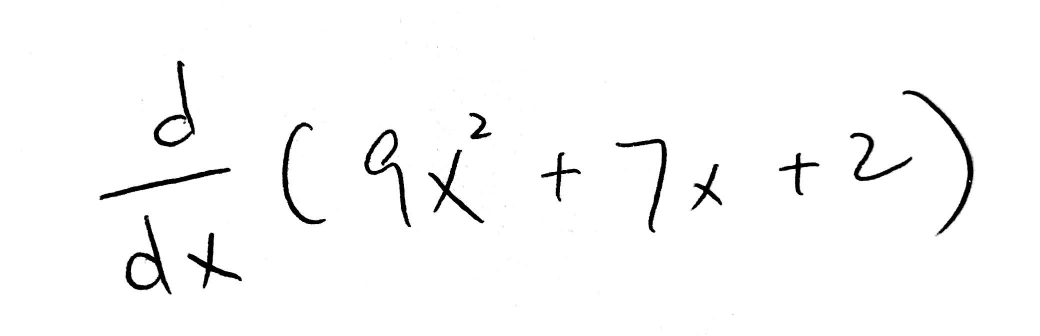
#> input picture IMG_0151.JPG, 2080 x 672 px, found by its file name (shown at 1/2 size)
$ python untitled0.py
#> lines starting #> are read from the running program, lines starting #| are printed output that depends on the picture; after the words box and inside, x2 and y2 are one past the last pixel; in counts of white or black regions, pixels touching at a corner belong together
# -*- coding: utf-8 -*-
"""
Created on Sat Mar  7 15:15:10 2020

@author: swagj
"""


from __future__ import print_function
import cv2 as cv
import numpy as np
import argparse
import random as rng

rng.seed(12345)

def thresh_callback(val):
    threshold = val

    # Detect edges using Canny
    canny_output = cv.Canny(src_gray, threshold, threshold * 2)

    # Find contours
    contours, hierarchy = cv.findContours(canny_output, cv.RETR_TREE, cv.CHAIN_APPROX_SIMPLE)

    # Draw contours
    drawing = np.zeros((canny_output.shape[0], canny_output.shape[1], 3), dtype=np.uint8)
    for i in range(len(contours)):
        color = (rng.randint(0,256), rng.randint(0,256), rng.randint(0,256))
        cv.drawContours(drawing, contours, i, color, 2, cv.LINE_8, hierarchy, 0)

    # Show in a window
    cv.imshow('Contours', drawing)

# Load source image
parser = argparse.ArgumentParser(description='Code for Finding contours in your image tutorial.')
parser.add_argument('--input', help='Path to input image.', default=r'C:/Users/swagj/Documents/GitHub/MTeX/IMG_0151.JPG')
args = parser.parse_args()

src = cv.imread(cv.samples.findFile(args.input))
#> src is the input picture: shape (672, 2080, 3); min 0, max 255, mean 249.2
if src is None:
    print('Could not open or find the image:', args.input)
    exit(0)

# Convert image to gray and blur it
src_gray = cv.cvtColor(src, cv.COLOR_BGR2GRAY)
src_gray = cv.blur(src_gray, (3,3))

# Create Window
source_window = 'Source'
cv.namedWindow(source_window)
cv.imshow(source_window, src)
max_thresh = 255
thresh = 100 # initial threshold
cv.createTrackbar('Canny Thresh:', source_window, thresh, max_thresh, thresh_callback)
thresh_callback(thresh)
#> in thresh_callback, `canny_output = cv.Canny(src_gray, threshold, threshold * 2)`:
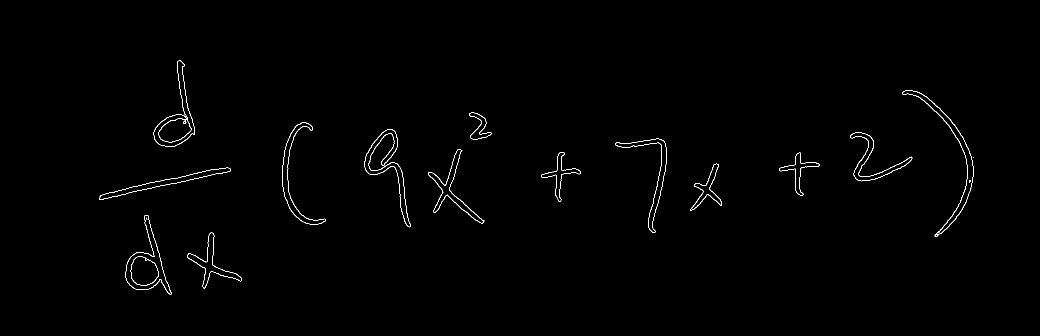
#> canny_output: shape (672, 2080) (shown at 1/2 size); 0.59% white in thin lines or dots, all inside (x1, y1, x2, y2) = (199, 121, 1947, 589)
#> in thresh_callback, `contours, hierarchy = cv.findContours(canny_output, cv.RETR_TREE, cv.C..`: contours = 37 contours, 8 with area under 20; largest, box (x1, y1, x2, y2) and area: (307, 121, 390, 294) 5002, (1805, 180, 1947, 473) 3678, (1805, 180, 1947, 470) 3378, (728, 258, 822, 455) 3103, (728, 258, 822, 455) 2915
#> the loop in thresh_callback, `for i in range(len(contours)):` made 37 passes
#> color on passes 1 to 8: (213, 5, 152), (188, 99, 138), (223, 82, 191), (63, 221, 133), (89, 95, 181), (46, 211, 85), (75, 105, 39), (97, 174, 164)
#> after the loop in thresh_callback, `for i in range(len(contours)):`:
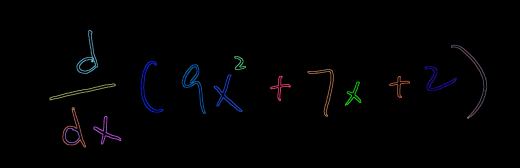
#> drawing: shape (672, 2080, 3) (shown at 1/4 size); mean of channels 0, 1, 2 2.7, 1.9, 1.9; drawn as B, G, R

cv.waitKey()

#%%
import matplotlib.image as img
from scipy.ndimage import sobel
import numpy as np

user_input = img.imread(r'C:/Users/swagj/Documents/GitHub/MTeX/IMG_0151.JPG')

sx = sobel(user_input, axis=0, mode='constant')
sy = sobel(user_input, axis=1, mode='constant')
sob = np.hypot(sx, sy)
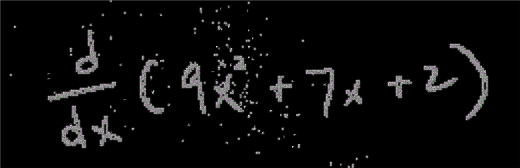
#> sob: shape (672, 2080, 3) float16 (shown at 1/4 size); mean R, G, B 13.7, 13.5, 13.7; drawn with min black and max white

#%%

import cv2
import numpy as np

# load image
img = cv2.imread(r'C:/Users/swagj/Documents/GitHub/MTeX/IMG_0151.JPG')
rsz_img = cv2.resize(img, None, fx=0.25, fy=0.25) # resize since image is huge
gray = cv2.cvtColor(rsz_img, cv2.COLOR_BGR2GRAY) # convert to grayscale

# threshold to get just the signature
retval, thresh_gray = cv2.threshold(gray, thresh=100, maxval=255, type=cv2.THRESH_BINARY)
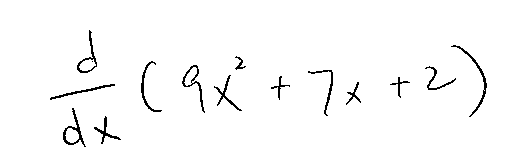
#> thresh_gray: shape (168, 520); 97.9% white; black in thin lines or dots, all inside (x1, y1, x2, y2) = (50, 30, 487, 147)

# find where the signature is and make a cropped region
points = np.argwhere(thresh_gray==0) # find where the black pixels are
#> points = 1874 pairs, first value 30 to 146, second value 50 to 486
points = np.fliplr(points) # store them in x,y coordinates instead of row,col indices
#> points = 1874 pairs, first value 50 to 486, second value 30 to 146
x, y, w, h = cv2.boundingRect(points) # create a rectangle around those points
#> x = 50; y = 30; w = 437; h = 117
x, y, w, h = x-10, y-10, w+20, h+20 # make the box a little bigger
#> x = 40; y = 20; w = 457; h = 137
crop = gray[y:y+h, x:x+w] # create a cropped region of the gray image

# get the thresholded crop
retval, thresh_crop = cv2.threshold(crop, thresh=200, maxval=255, type=cv2.THRESH_BINARY)
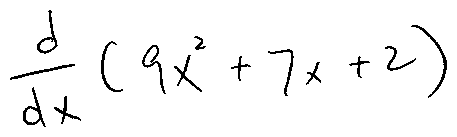
#> thresh_crop: shape (137, 457); 96.4% white; black in thin lines or dots, all inside (x1, y1, x2, y2) = (10, 10, 447, 127)

# display
cv2.imshow("Cropped and thresholded image", thresh_crop)
cv2.waitKey(0)

#%%
import cv2 as cv
import numpy as np
import matplotlib.image as img
import math

img = cv.imread(r'C:/Users/swagj/Documents/GitHub/MTeX/IMG_0151.JPG')
threshold = 100

src_gray = cv.cvtColor(img, cv.COLOR_BGR2GRAY)
src_gray = cv.blur(src_gray, (3,3))

canny_output = cv.Canny(src_gray, threshold, threshold * 2)
contours0, hierarchy = cv.findContours(canny_output, cv.RETR_EXTERNAL, cv.CHAIN_APPROX_SIMPLE)
#> contours0 = 18 contours, 3 with area under 20; largest, box (x1, y1, x2, y2) and area: (307, 121, 390, 294) 5002, (1805, 180, 1947, 473) 3678, (728, 258, 822, 455) 3103, (564, 244, 652, 449) 2651, (199, 335, 462, 400) 2573
contours = [cv.approxPolyDP(cnt, 3, True) for cnt in contours0]
#> contours = 18 contours, 3 with area under 20; largest, box (x1, y1, x2, y2) and area: (307, 121, 390, 293) 4877, (1805, 181, 1946, 473) 3742, (728, 259, 820, 455) 3180, (199, 335, 462, 400) 2944, (564, 244, 652, 449) 2658

drawing = np.zeros((canny_output.shape[0], canny_output.shape[1], 3), dtype=np.uint8)

for i in range(len(contours)):
    clone = np.zeros((img.shape[0], img.shape[1], 3), dtype = np.uint8)
    clone.fill(255)
    if cv.contourArea(contours[i]) > 200:
        cv.drawContours(clone, contours, i, (0,0,0), cv.FILLED)
        [x, y, w, h] = cv.boundingRect(contours[i])
        #cv.rectangle(clone,(int(math.floor(x-w*0.5)),int(math.floor(y-h*0.5))),(x+w*2,y+h*2), (255,0,0), 2)
        crop_img = clone[int(math.floor(y-h*0.5)):y+h*2, int(math.floor(x-w*0.5)):x+w*2]
        cv.imwrite("./contours/contour{}.jpg".format(i), crop_img)
#> this loop made 18 passes
#> (x, y, w, h) on passes 1, 4, 6, 7, 9, 10, 11, 12: (262, 514, 56, 57), (251, 430, 92, 159), (199, 335, 263, 65), (1383, 328, 61, 92), (1558, 305, 81, 86), (1082, 304, 80, 99), (856, 299, 113, 148), (1231, 277, 103, 189)
#> pass 1, `crop_img = clone[int(math.floor(y-h*0.5)):y+h*2, int(math.floor(x-w*0...`:
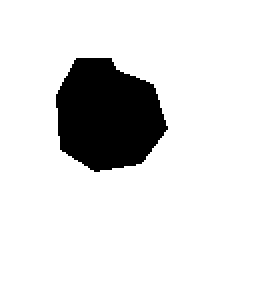
#> crop_img: shape (143, 140, 3) (shown 2 times larger); 88.1% white; 1 black region, box (x1, y1, x2, y2) and area: (28, 29, 84, 86) 2373
#> after the loop:
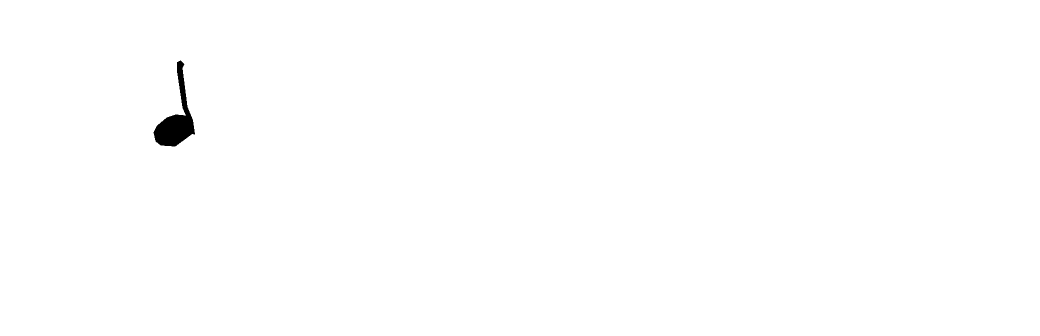
#> clone: shape (672, 2080, 3) (shown at 1/2 size); 99.6% white; 1 black region, box (x1, y1, x2, y2) and area: (307, 121, 390, 293) 5091

#cv.imshow('Contours', drawing)

cv.waitKey()

$ run again, with IMG_0152.JPG copied over IMG_0151.JPG
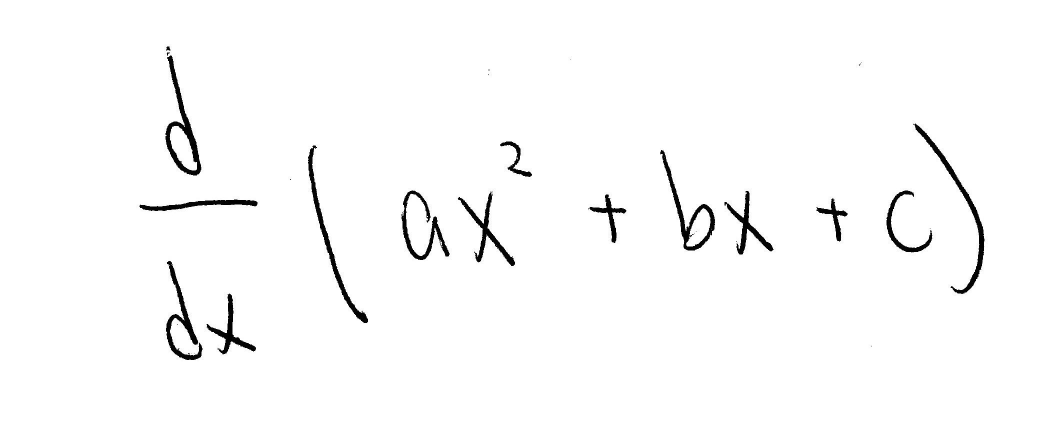
#> input picture IMG_0152.JPG, 2113 x 859 px, found by its file name (shown at 1/2 size)
#> src is the input picture: shape (859, 2113, 3); min 0, max 255, mean 250
#> in thresh_callback, `canny_output = cv.Canny(src_gray, threshold, threshold * 2)`:
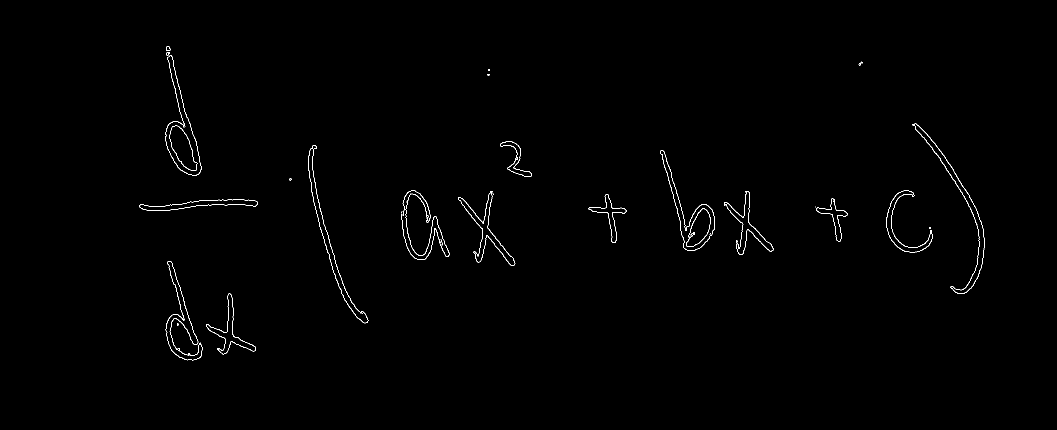
#> canny_output: shape (859, 2113) (shown at 1/2 size); 0.52% white in thin lines or dots, all inside (x1, y1, x2, y2) = (279, 93, 1969, 721)
#> in thresh_callback, `contours, hierarchy = cv.findContours(canny_output, cv.RETR_TREE, cv.C..`: contours = 57 contours, 28 with area under 20; largest, box (x1, y1, x2, y2) and area: (330, 111, 403, 352) 6634, (330, 111, 403, 352) 6548, (1825, 247, 1969, 588) 4004, (1829, 247, 1969, 588) 3720, (616, 291, 737, 647) 3591
#> the loop in thresh_callback, `for i in range(len(contours)):` made 57 passes
#> color on passes 1 to 8: (213, 5, 152), (188, 99, 138), (223, 82, 191), (63, 221, 133), (89, 95, 181), (46, 211, 85), (75, 105, 39), (97, 174, 164)
#> thresh_gray: shape (215, 528); 98.2% white; black in thin lines or dots, all inside (x1, y1, x2, y2) = (70, 23, 492, 180)
#> `points = np.argwhere(thresh_gray==0)`: points = 2080 pairs, first value 23 to 179, second value 70 to 491
#> `points = np.fliplr(points)`: points = 2080 pairs, first value 70 to 491, second value 23 to 179
#> `x, y, w, h = cv2.boundingRect(points)`: x = 70; y = 23; w = 422; h = 157
#> `x, y, w, h = x-10, y-10, w+20, h+20`: x = 60; y = 13; w = 442; h = 177
#> thresh_crop: shape (177, 442); 96.7% white; black in thin lines or dots, all inside (x1, y1, x2, y2) = (10, 10, 432, 167)
#> contours0 = 30 contours, 13 with area under 20; largest, box (x1, y1, x2, y2) and area: (330, 111, 403, 352) 6634, (1825, 247, 1969, 588) 4004, (616, 291, 737, 647) 3591, (413, 587, 512, 709) 2230, (279, 398, 515, 422) 2174
#> `contours = [cv.approxPolyDP(cnt, 3, True) for cnt in contours0]`: contours = 30 contours, 15 with area under 20; largest, box (x1, y1, x2, y2) and area: (331, 111, 403, 352) 6608, (1825, 247, 1969, 588) 4008, (616, 291, 735, 646) 3356, (279, 398, 515, 422) 2310, (413, 587, 510, 709) 2106
#> the loop `for i in range(len(contours)):` made 30 passes
#> (x, y, w, h) on passes 2, 10, 12, 13, 17, 18, 19, 22: (413, 587, 97, 122), (1373, 416, 48, 77), (279, 398, 236, 24), (1631, 397, 64, 86), (916, 382, 115, 150), (805, 381, 94, 132), (1773, 380, 92, 125), (616, 291, 119, 355)
#> pass 2, `crop_img = clone[int(math.floor(y-h*0.5)):y+h*2, int(math.floor(x-w*0...`:
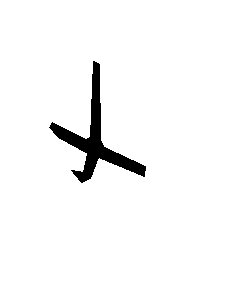
#> crop_img: shape (305, 243, 3); 96.9% white; 1 black region, box (x1, y1, x2, y2) and area: (49, 61, 146, 183) 2319

$ run again, with IMG_0153.JPG copied over IMG_0151.JPG
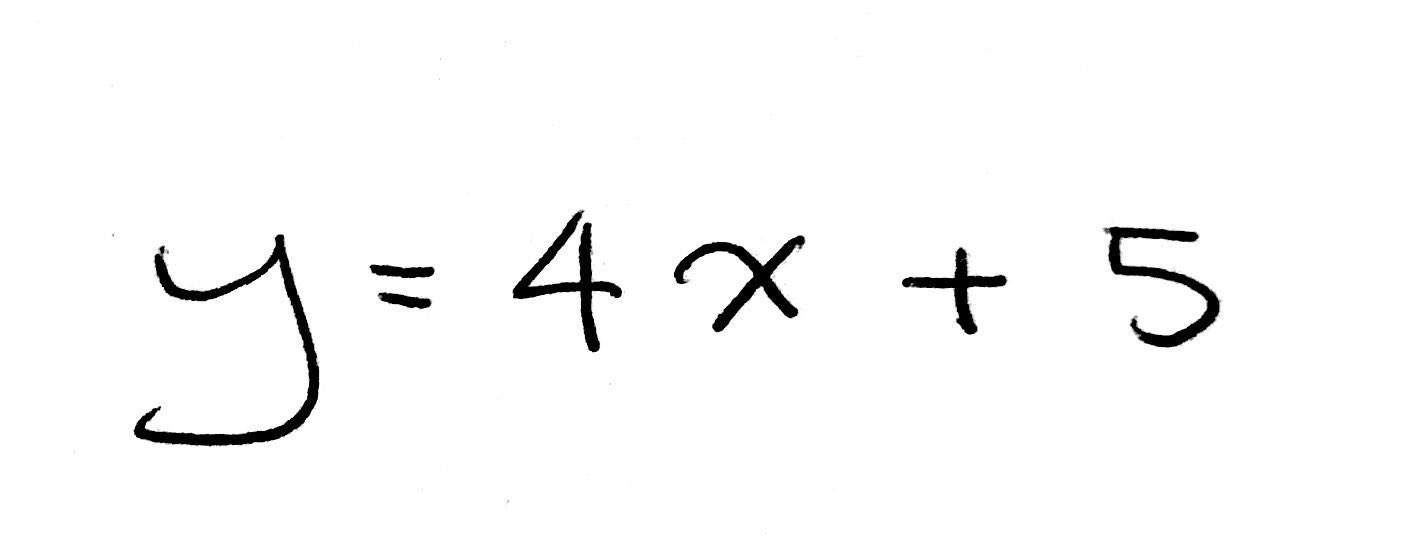
#> input picture IMG_0153.JPG, 1409 x 548 px, found by its file name
#> src is the input picture: shape (548, 1409, 3); min 0, max 255, mean 248.9
#> in thresh_callback, `canny_output = cv.Canny(src_gray, threshold, threshold * 2)`:
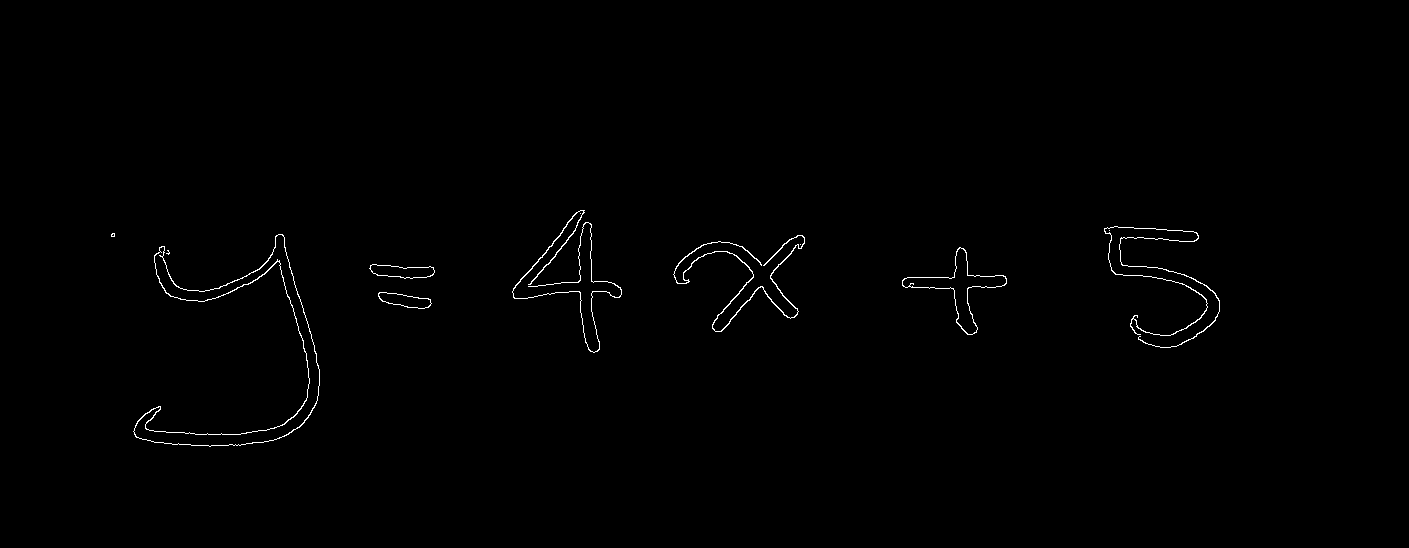
#> canny_output: shape (548, 1409); 0.55% white in thin lines or dots, all inside (x1, y1, x2, y2) = (111, 210, 1220, 447)
#> in thresh_callback, `contours, hierarchy = cv.findContours(canny_output, cv.RETR_TREE, cv.C..`: contours = 17 contours, 6 with area under 20; largest, box (x1, y1, x2, y2) and area: (133, 234, 320, 447) 5576, (133, 234, 320, 447) 5372, (902, 247, 1007, 335) 2044, (902, 247, 1007, 335) 2000, (369, 264, 435, 279) 617
#> the loop in thresh_callback, `for i in range(len(contours)):` made 17 passes
#> color on passes 1 to 8: (213, 5, 152), (188, 99, 138), (223, 82, 191), (63, 221, 133), (89, 95, 181), (46, 211, 85), (75, 105, 39), (97, 174, 164)
#> thresh_gray: shape (137, 352); 97.7% white; black in thin lines or dots, all inside (x1, y1, x2, y2) = (34, 53, 305, 112)
#> `points = np.argwhere(thresh_gray==0)`: points = 1099 pairs, first value 53 to 111, second value 34 to 304
#> `points = np.fliplr(points)`: points = 1099 pairs, first value 34 to 304, second value 53 to 111
#> `x, y, w, h = cv2.boundingRect(points)`: x = 34; y = 53; w = 271; h = 59
#> `x, y, w, h = x-10, y-10, w+20, h+20`: x = 24; y = 43; w = 291; h = 79
#> thresh_crop: shape (79, 291); 94.4% white; 7 black regions
#> contours0 = 12 contours, 5 with area under 20; largest, box (x1, y1, x2, y2) and area: (133, 234, 320, 447) 5576, (902, 247, 1007, 335) 2044, (369, 264, 435, 279) 617, (378, 292, 432, 309) 510, (673, 235, 805, 332) 274, (512, 210, 622, 353) 142, (1104, 226, 1220, 348) 125
#> `contours = [cv.approxPolyDP(cnt, 3, True) for cnt in contours0]`: contours = 12 contours, 5 with area under 20; largest, box (x1, y1, x2, y2) and area: (133, 234, 320, 446) 5552, (902, 247, 1007, 335) 1982, (369, 264, 435, 278) 648, (378, 293, 432, 309) 439, (673, 235, 805, 332) 325, (512, 210, 622, 353) 194, (1104, 227, 1220, 348) 70
#> the loop `for i in range(len(contours)):` made 12 passes
#> (x, y, w, h) on passes 1, 2, 4, 6, 7: (378, 293, 54, 16), (369, 264, 66, 14), (902, 247, 105, 88), (673, 235, 132, 97), (133, 234, 187, 212)
#> pass 2, `crop_img = clone[int(math.floor(y-h*0.5)):y+h*2, int(math.floor(x-w*0...`:
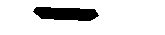
#> crop_img: shape (35, 165, 3); 87.6% white; 1 black region, box (x1, y1, x2, y2) and area: (33, 7, 99, 21) 716
